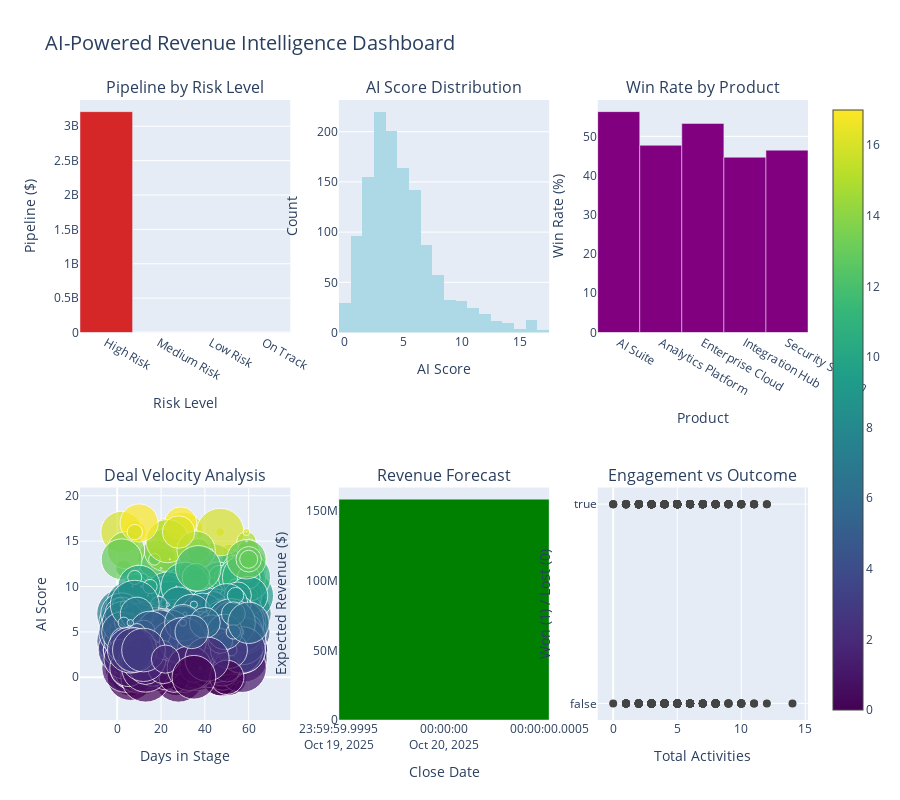

Notebook cell for this chart:
### Markdown cell above
## 5. Interactive Revenue Intelligence Dashboard

### Code cell
# Create comprehensive dashboard with Plotly
fig = make_subplots(
    rows=2, cols=3,
    subplot_titles=('Pipeline by Risk Level', 'AI Score Distribution', 'Win Rate by Product',
                   'Deal Velocity Analysis', 'Revenue Forecast', 'Engagement vs Outcome'),
    specs=[[{'type': 'bar'}, {'type': 'histogram'}, {'type': 'bar'}],
           [{'type': 'scatter'}, {'type': 'bar'}, {'type': 'scatter'}]],
    row_heights=[0.5, 0.5]
)

# 1. Pipeline by Risk Level
risk_pipeline = open_opps.groupby('RiskLevel')['Amount'].sum().reset_index()
fig.add_trace(
    go.Bar(x=risk_pipeline['RiskLevel'], y=risk_pipeline['Amount'],
          marker_color=['#d62728', '#ff7f0e', '#ffff00', '#2ca02c']),
    row=1, col=1
)

# 2. AI Score Distribution
fig.add_trace(
    go.Histogram(x=open_opps['AIScore'], nbinsx=20, marker_color='lightblue'),
    row=1, col=2
)

# 3. Win Rate by Product
product_performance = all_opps[all_opps['IsClosed']].groupby('Product').agg({
    'IsWon': 'mean'
}).reset_index()
fig.add_trace(
    go.Bar(x=product_performance['Product'], y=product_performance['IsWon']*100,
          marker_color='purple'),
    row=1, col=3
)

# 4. Deal Velocity (Days in Stage vs AI Score)
fig.add_trace(
    go.Scatter(x=open_opps['DaysInStage'], y=open_opps['AIScore'],
              mode='markers', marker=dict(size=open_opps['Amount']/100000,
                                         color=open_opps['AIScore'],
                                         colorscale='Viridis',
                                         showscale=True)),
    row=2, col=1
)

# 5. Revenue Forecast
forecast_data = open_opps.groupby('CloseDate').agg({
    'Amount': 'sum',
    'AIScore': 'mean'
}).reset_index()
forecast_data['ExpectedRevenue'] = forecast_data['Amount'] * (forecast_data['AIScore']/100)
fig.add_trace(
    go.Bar(x=forecast_data['CloseDate'], y=forecast_data['ExpectedRevenue'],
          marker_color='green'),
    row=2, col=2
)

# 6. Engagement vs Outcome
engagement_analysis = all_opps[all_opps['IsClosed']].copy()
fig.add_trace(
    go.Scatter(x=engagement_analysis['TotalActivities'], 
              y=engagement_analysis['IsWon'],
              mode='markers',
              marker=dict(size=8, color=engagement_analysis['IsWon'],
                         colorscale='RdYlGn')),
    row=2, col=3
)

# Update layout
fig.update_layout(height=800, showlegend=False,
                 title_text="AI-Powered Revenue Intelligence Dashboard",
                 title_font_size=20)

# Update axes
fig.update_xaxes(title_text="Risk Level", row=1, col=1)
fig.update_xaxes(title_text="AI Score", row=1, col=2)
fig.update_xaxes(title_text="Product", row=1, col=3)
fig.update_xaxes(title_text="Days in Stage", row=2, col=1)
fig.update_xaxes(title_text="Close Date", row=2, col=2)
fig.update_xaxes(title_text="Total Activities", row=2, col=3)

fig.update_yaxes(title_text="Pipeline ($)", row=1, col=1)
fig.update_yaxes(title_text="Count", row=1, col=2)
fig.update_yaxes(title_text="Win Rate (%)", row=1, col=3)
fig.update_yaxes(title_text="AI Score", row=2, col=1)
fig.update_yaxes(title_text="Expected Revenue ($)", row=2, col=2)
fig.update_yaxes(title_text="Won (1) / Lost (0)", row=2, col=3)

fig.show()

### Figure 1 — Plotly figure (JSON) as saved in the notebook; plotly's stock layout.template omitted (floating-point values rounded to 4 significant figures; data arrays with more than 128 entries replaced by an {"elided": "..."} marker saying what was removed)
{"data": [{"marker": {"color": ["#d62728", "#ff7f0e", "#ffff00", "#2ca02c"]}, "type": "bar", "x": ["High Risk", "Medium Risk", "Low Risk", "On Track"], "xaxis": "x", "y": [3212968132, 0, 0, 0], "yaxis": "y"}, {"marker": {"color": "lightblue"}, "nbinsx": 20, "type": "histogram", "x": {"elided": "1293 float values"}, "xaxis": "x2", "yaxis": "y2"}, {"marker": {"color": "purple"}, "type": "bar", "x": ["AI Suite", "Analytics Platform", "Enterprise Cloud", "Integration Hub", "Security Solution"], "xaxis": "x3", "y": [56.3, 47.71, 53.29, 44.68, 46.48], "yaxis": "y3"}, {"marker": {"color": {"elided": "1293 float values"}, "colorscale": [[0, "#440154"], [0.1111, "#482878"], [0.2222, "#3e4989"], [0.3333, "#31688e"], [0.4444, "#26828e"], [0.5556, "#1f9e89"], [0.6667, "#35b779"], [0.7778, "#6ece58"], [0.8889, "#b5de2b"], [1, "#fde725"]], "showscale": true, "size": {"elided": "1293 float values"}}, "mode": "markers", "type": "scatter", "x": {"elided": "1293 int values"}, "xaxis": "x4", "y": {"elided": "1293 float values"}, "yaxis": "y4"}, {"marker": {"color": "green"}, "type": "bar", "x": ["2025-10-20"], "xaxis": "x5", "y": [158700000.0], "yaxis": "y5"}, {"marker": {"color": {"elided": "707 bool values"}, "colorscale": [[0, "rgb(165,0,38)"], [0.1, "rgb(215,48,39)"], [0.2, "rgb(244,109,67)"], [0.3, "rgb(253,174,97)"], [0.4, "rgb(254,224,139)"], [0.5, "rgb(255,255,191)"], [0.6, "rgb(217,239,139)"], [0.7, "rgb(166,217,106)"], [0.8, "rgb(102,189,99)"], [0.9, "rgb(26,152,80)"], [1, "rgb(0,104,55)"]], "size": 8}, "mode": "markers", "type": "scatter", "x": {"elided": "707 float values"}, "xaxis": "x6", "y": {"elided": "707 bool values"}, "yaxis": "y6"}], "layout": {"annotations": [{"font": {"size": 16}, "showarrow": false, "text": "Pipeline by Risk Level", "x": 0.1444, "xanchor": "center", "xref": "paper", "y": 1, "yanchor": "bottom", "yref": "paper"}, {"font": {"size": 16}, "showarrow": false, "text": "AI Score Distribution", "x": 0.5, "xanchor": "center", "xref": "paper", "y": 1, "yanchor": "bottom", "yref": "paper"}, {"font": {"size": 16}, "showarrow": false, "text": "Win Rate by Product", "x": 0.8556, "xanchor": "center", "xref": "paper", "y": 1, "yanchor": "bottom", "yref": "paper"}, {"font": {"size": 16}, "showarrow": false, "text": "Deal Velocity Analysis", "x": 0.1444, "xanchor": "center", "xref": "paper", "y": 0.375, "yanchor": "bottom", "yref": "paper"}, {"font": {"size": 16}, "showarrow": false, "text": "Revenue Forecast", "x": 0.5, "xanchor": "center", "xref": "paper", "y": 0.375, "yanchor": "bottom", "yref": "paper"}, {"font": {"size": 16}, "showarrow": false, "text": "Engagement vs Outcome", "x": 0.8556, "xanchor": "center", "xref": "paper", "y": 0.375, "yanchor": "bottom", "yref": "paper"}], "height": 800, "showlegend": false, "title": {"font": {"size": 20}, "text": "AI-Powered Revenue Intelligence Dashboard"}, "xaxis": {"anchor": "y", "domain": [0, 0.2889], "title": {"text": "Risk Level"}}, "xaxis2": {"anchor": "y2", "domain": [0.3556, 0.6444], "title": {"text": "AI Score"}}, "xaxis3": {"anchor": "y3", "domain": [0.7111, 1], "title": {"text": "Product"}}, "xaxis4": {"anchor": "y4", "domain": [0, 0.2889], "title": {"text": "Days in Stage"}}, "xaxis5": {"anchor": "y5", "domain": [0.3556, 0.6444], "title": {"text": "Close Date"}}, "xaxis6": {"anchor": "y6", "domain": [0.7111, 1], "title": {"text": "Total Activities"}}, "yaxis": {"anchor": "x", "domain": [0.625, 1], "title": {"text": "Pipeline ($)"}}, "yaxis2": {"anchor": "x2", "domain": [0.625, 1], "title": {"text": "Count"}}, "yaxis3": {"anchor": "x3", "domain": [0.625, 1], "title": {"text": "Win Rate (%)"}}, "yaxis4": {"anchor": "x4", "domain": [0, 0.375], "title": {"text": "AI Score"}}, "yaxis5": {"anchor": "x5", "domain": [0, 0.375], "title": {"text": "Expected Revenue ($)"}}, "yaxis6": {"anchor": "x6", "domain": [0, 0.375], "title": {"text": "Won (1) / Lost (0)"}}}}
